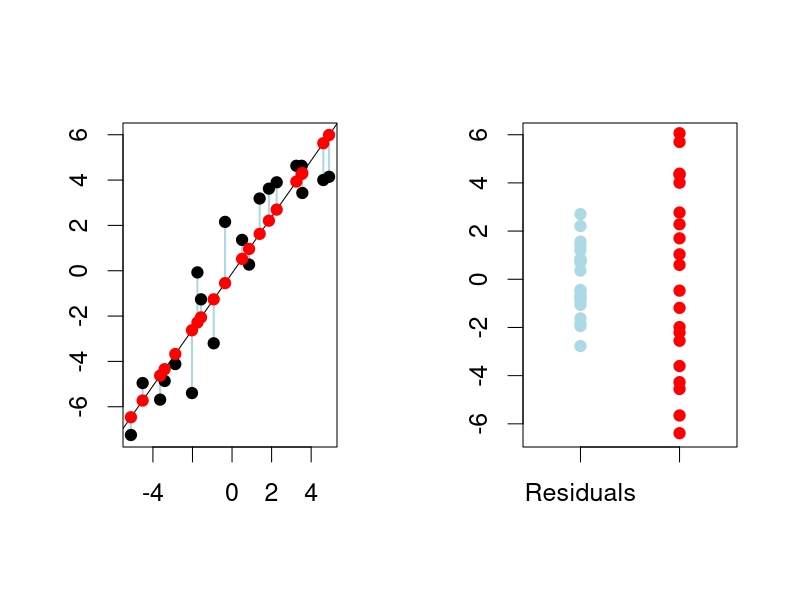
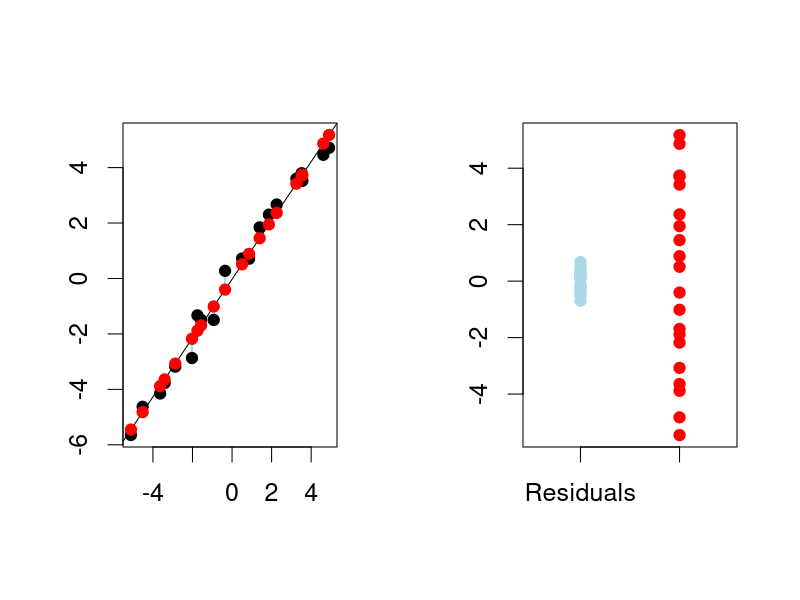
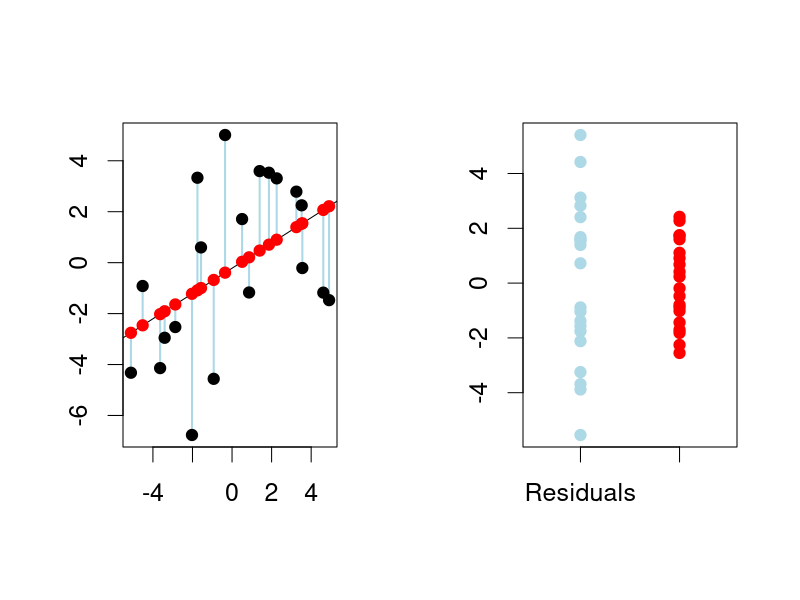
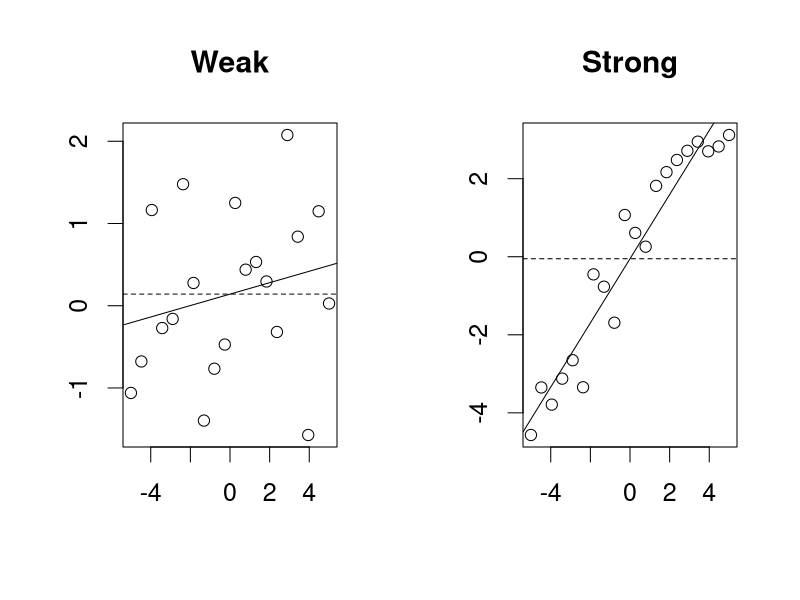

The R source for these figures, in order:
## ---- chunk 1
CWD <- read.table("./datasets/01-linear-regression/christ.csv", header = T, sep = ",", dec = ".")
attach(CWD)

model <- lm(CWD.BASA ~ RIP.DENS)
model3 <- lm(I(log(CWD.BASA)) ~ RIP.DENS + I(RIP.DENS^2))
summary(model)
confint(model)

needles <- read.table("./datasets/01-linear-regression/needles.txt", header = T, sep = "\t", dec = ".")
attach(needles)
model_l5 <- lm(length ~ nitrogen * phosphor + potassium 
               + phosphor * residu)
model_l8 <- lm(length ~ nitrogen *  phosphor + potassium)

library(car)

body.fat <- read.table("./datasets/01-linear-regression/bodyfatNKNW.txt", header = T, dec = ".")
attach(body.fat)
## ---- chunk 2
coefs <- summary(model_l8)$coefficients
coefs
## ---- chunk 3
summary(model_l8)
## ---- chunk 4
SSE <- sum(model_l8$residuals^2)
RSE <- sqrt(SSE/(26 - 5))
RSE
## ---- chunk 5
p <- predict(model3, newdata = data.frame(RIP.DENS=800:2200), 
             interval = "confidence")
## ---- chunk 6
p[1:3,]
## ---- chunk 7
p <- predict(model3, newdata = data.frame(RIP.DENS=800:2200), 
             interval = "prediction")
## ---- chunk 8
p[1:3,]
## ---- chunk 9
newdata <- data.frame(nitrogen = 1.9, phosphor = 0.2, 
                      potassium = 0.7)
newdata
predict.lm(model_l8, newdata, interval = "confidence")
predict.lm(model_l8, newdata, interval = "prediction")
## ---- chunk 10
set.seed(123)
x <- seq(-5, 5, length.out=20) + 0.2 * rnorm(20)
y <- x + 2 * rnorm(20)
m <- lm(y ~ x)
y_pred <- predict(m, newdata = data.frame(x = x))

par(mfrow = c(1, 2), cex = 1.5)

plot(NULL, xlim=c(min(x), max(x)), 
     ylim = c(min(y, y_pred), max(y, y_pred)), xlab = "", ylab = "")
segments(x, y_pred, x, y, lwd=2, col = "lightblue")
abline(m)
points(x, y, pch = 19)
points(x, y_pred, pch = 19, col = "red")

res <- m$residuals
plot(NULL, xlab = "", ylab = "", 
     xlim = c(-0.5, 1.5), ylim = c(min(res, y_pred), max(res, y_pred)), xaxt = "n")
points(rep(0, length(res)), res, pch = 19, col = "lightblue")
points(rep(1, length(y_pred)), y_pred - mean(y_pred), pch = 19, col = "red")
axis(1, at = c(0, 1), labels = c("Residuals", "cPredictions"))
## ---- chunk 11
set.seed(123)
x <- seq(-5, 5, length.out=20) + 0.2 * rnorm(20)
y <- x + 0.5 * rnorm(20)
m <- lm(y ~ x)
y_pred <- predict(m, newdata = data.frame(x = x))

par(mfrow = c(1, 2), cex = 1.5)

plot(NULL, xlim=c(min(x), max(x)), 
     ylim = c(min(y, y_pred), max(y, y_pred)), xlab = "", ylab = "")
segments(x, y_pred, x, y, lwd=2, col = "lightblue")
abline(m)
points(x, y, pch = 19)
points(x, y_pred, pch = 19, col = "red")

res <- m$residuals
plot(NULL, xlab = "", ylab = "", 
     xlim = c(-0.5, 1.5), ylim = c(min(res, y_pred), max(res, y_pred)), xaxt = "n")
points(rep(0, length(res)), res, pch = 19, col = "lightblue")
points(rep(1, length(y_pred)), y_pred - mean(y_pred), pch = 19, col = "red")
axis(1, at = c(0, 1), labels = c("Residuals", "cPredictions"))
## ---- chunk 12
set.seed(123)
x <- seq(-5, 5, length.out=20) + 0.2 * rnorm(20)
y <- 0.01*x + 4*rnorm(20)
m <- lm(y ~ x)
y_pred <- predict(m, newdata = data.frame(x = x))

par(mfrow = c(1, 2), cex = 1.5)

plot(NULL, xlim=c(min(x), max(x)), 
     ylim = c(min(y, y_pred), max(y, y_pred)), xlab = "", ylab = "")
segments(x, y_pred, x, y, lwd=2, col = "lightblue")
abline(m)
points(x, y, pch = 19)
points(x, y_pred, pch = 19, col = "red")

res <- m$residuals
plot(NULL, xlab = "", ylab = "", 
     xlim = c(-0.5, 1.5), ylim = c(min(res, y_pred), max(res, y_pred)), xaxt = "n")
points(rep(0, length(res)), res, pch = 19, col = "lightblue")
points(rep(1, length(y_pred)), y_pred - mean(y_pred), pch = 19, col = "red")
axis(1, at = c(0, 1), labels = c("Residuals", "cPredictions"))
## ---- chunk 13
set.seed(123)
x <- seq(-5, 5, length.out = 20)
y_weak <- 0.1 * x + 1 * rnorm(20)
y_strong <- 0.7 * x + 1 * rnorm(20)
m_weak <- lm(y_weak ~ x)
m_strong <- lm(y_strong ~ x)

par(mfrow=c(1, 2), cex=1.5)
plot(x, y_weak, xlab = "", ylab = "", main = "Weak")
abline(m_weak)
abline(h = mean(y_weak), lty = "dashed")

plot(x, y_strong, xlab = "", ylab = "", main = "Strong")
abline(m_strong)
abline(h = mean(y_strong), lty = "dashed")

## ---- chunk 14
model_l1 <- lm(length ~ phosphor)
model_l2 <- lm(length ~ nitrogen + phosphor + potassium + residu)
anova(model_l1, model_l2)
## ---- chunk 15
summary(model_l8)
